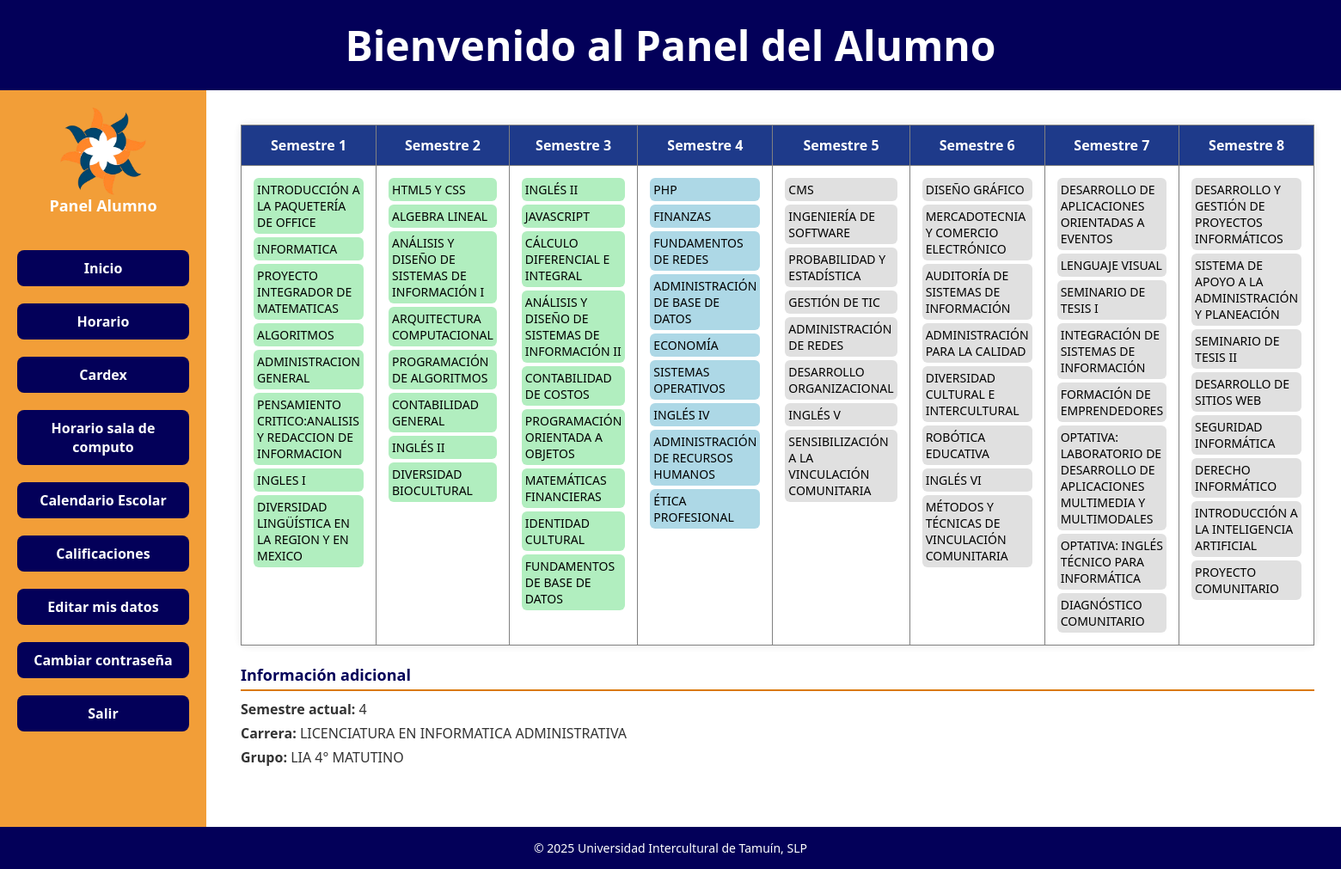
/panel_general_alumno.php?seccion=Cardex (signed in), run on the app's committed database.
### tables this page shows
CREATE TABLE IF NOT EXISTS `semestres` (
  `id_semestre` int NOT NULL AUTO_INCREMENT,
  `numero` tinyint NOT NULL,
  `id_carrera` int NOT NULL,
  `id_periodo` int NOT NULL,
  PRIMARY KEY (`id_semestre`),
  KEY `id_carrera` (`id_carrera`),
  KEY `id_periodo` (`id_periodo`)
);

CREATE TABLE IF NOT EXISTS `alumnos` (
  `id_alumno` int NOT NULL AUTO_INCREMENT,
  `nombre_completo` varchar(100) NOT NULL,
  `usuario` varchar(20) NOT NULL,
  `contrasena` varchar(255) NOT NULL,
  `id_grupo` int NOT NULL,
  PRIMARY KEY (`id_alumno`),
  UNIQUE KEY `usuario` (`usuario`),
  KEY `id_grupo` (`id_grupo`)
);

CREATE TABLE IF NOT EXISTS `carreras` (
  `id_carrera` int NOT NULL AUTO_INCREMENT,
  `nombre_carrera` varchar(100) NOT NULL,
  PRIMARY KEY (`id_carrera`)
);

CREATE TABLE IF NOT EXISTS `grupos` (
  `id_grupo` int NOT NULL AUTO_INCREMENT,
  `nombre_grupo` varchar(100) NOT NULL,
  `id_carrera` int NOT NULL,
  `id_semestre` int DEFAULT NULL,
  PRIMARY KEY (`id_grupo`),
  KEY `id_carrera` (`id_carrera`),
  KEY `id_semestre` (`id_semestre`)
);

### cardex.php (the view, shortened to what this page needs)
<?php
include "conexion.php";
$id_alumno = $_SESSION['id_alumno'];
$sql = "SELECT a.nombre_completo, g.nombre_grupo, c.nombre_carrera
        FROM alumnos a
        JOIN grupos g ON a.id_grupo = g.id_grupo
        JOIN carreras c ON g.id_carrera = c.id_carrera
        WHERE a.id_alumno = ?";
$stmt = $conn->prepare($sql);
$stmt->bind_param("i", $id_alumno);
$stmt->execute();
$basicos = $stmt->get_result()->fetch_assoc();
$sql = "SELECT s.numero AS semestre_actual
        FROM alumnos a
        JOIN grupos g ON a.id_grupo = g.id_grupo
        JOIN semestres s ON g.id_semestre = s.id_semestre
        WHERE a.id_alumno = ?";
$stmt = $conn->prepare($sql);
$stmt->bind_param("i", $id_alumno);
$stmt->execute();
$resultado = $stmt->get_result()->fetch_assoc();
$semestre_actual = $resultado['semestre_actual'];
$sqlMaterias = "SELECT ms.id_semestre, m.nombre_materia
                FROM materias_semestre ms
                JOIN materias m ON ms.id_materia = m.id_materia
                ORDER BY ms.id_semestre, m.id_materia";
$materias = $conn->query($sqlMaterias);
$orden_logico = [
    5 => 1,
    1 => 2,
    6 => 3,
    2 => 4,
    7 => 5,
    3 => 6,
    8 => 7,
    4 => 8
];
$porSemestre = [];
while ($row = $materias->fetch_assoc()) {
    $orden = $orden_logico[$row['id_semestre']] ?? null;
    if ($orden) {
        $porSemestre[$orden][] = $row['nombre_materia'];
    }
}
?>
<table border="1" style="width:100%; text-align:center; ">
  <tr>
    <?php for ($s = 1; $s <= 8; $s++): ?>
      <th>Semestre <?= $s ?></th>
    <?php endfor; ?>
  </tr>
  <tr>
    <?php for ($s = 1; $s <= 8; $s++): ?>
      <td style="vertical-align:top;">
        <?php foreach ($porSemestre[$s] ?? [] as $materia): ?>
          <div style="margin:4px; padding:4px;
              background-color: <?=
                ($s < $semestre_actual) ? '#b1eebf' :
                (($s == $semestre_actual) ? '#add8e6' : '#e0e0e0') ?>;
              border-radius: 6px;">
            <?= $materia ?>
          </div>
        <?php endforeach; ?>
      </td>
    <?php endfor; ?>
  </tr>
</table><br>
    <div class="datos-bloque">
        <h3>Información adicional</h3>
        <p><strong>Semestre actual:</strong> <?= $semestre_actual ?></p>
        <p><strong>Carrera:</strong> <?= $basicos['nombre_carrera'] ?></p>
        <p><strong>Grupo:</strong> <?= $basicos['nombre_grupo'] ?></p>
    </div>

### panel_general_alumno.css (style rules this page uses)
* { box-sizing: border-box; margin: 0; padding: 0; }
body { font-family: 'Segoe UI', sans-serif; background-color: #f0f4f8; display: flex; flex-direction: column; min-height: 100vh; }
main p { font-size: 16px; color: #333; margin-bottom: 10px; }
.datos-bloque { margin-bottom: 30px; }
.datos-bloque h3 { color: #030059; font-size: 18px; margin-bottom: 10px; border-bottom: 2px solid #da790a; padding-bottom: 5px; }
.datos-bloque p { font-size: 16px; margin: 6px 0; color: #333; }

### cardex.php (style rules this page uses)
table { width: 100%; border-collapse: collapse; margin: 0 auto; background-color: #fff; box-shadow: 0 0 10px rgba(0,0,0,0.1); border-radius: 8px; }
th { background-color: #1e3a8a; color: white; padding: 12px; font-size: 16px; }
td { vertical-align: top; padding: 10px; }
td div { margin: 6px 0; padding: 6px 8px; border-radius: 2px; font-size: 14px; text-align: left; font-weight: 500; }

### data on the page
semestres: numero "4"
alumnos: carreras.nombre_carrera "LICENCIATURA EN INFORMATICA ADMINISTRATIVA", id_grupo.nombre_grupo "LIA 4° MATUTINO"

### other printed values
$materia "INTRODUCCIÓN A LA PAQUETERÍA DE OFFICE"
$materia "INFORMATICA"
$materia "PROYECTO INTEGRADOR DE MATEMATICAS"
$materia "ALGORITMOS"
$materia "ADMINISTRACION GENERAL"
$materia "PENSAMIENTO CRITICO:ANALISIS Y REDACCION DE INFORMACION"
$materia "INGLES I"
$materia "DIVERSIDAD LINGÜÍSTICA EN LA REGION Y EN MEXICO"
$materia "HTML5 Y CSS"
$materia "ALGEBRA LINEAL"
$materia "ANÁLISIS Y DISEÑO DE SISTEMAS DE INFORMACIÓN I"
$materia "ARQUITECTURA COMPUTACIONAL"
$materia "PROGRAMACIÓN DE ALGORITMOS"
$materia "CONTABILIDAD GENERAL"
$materia "INGLÉS II"
